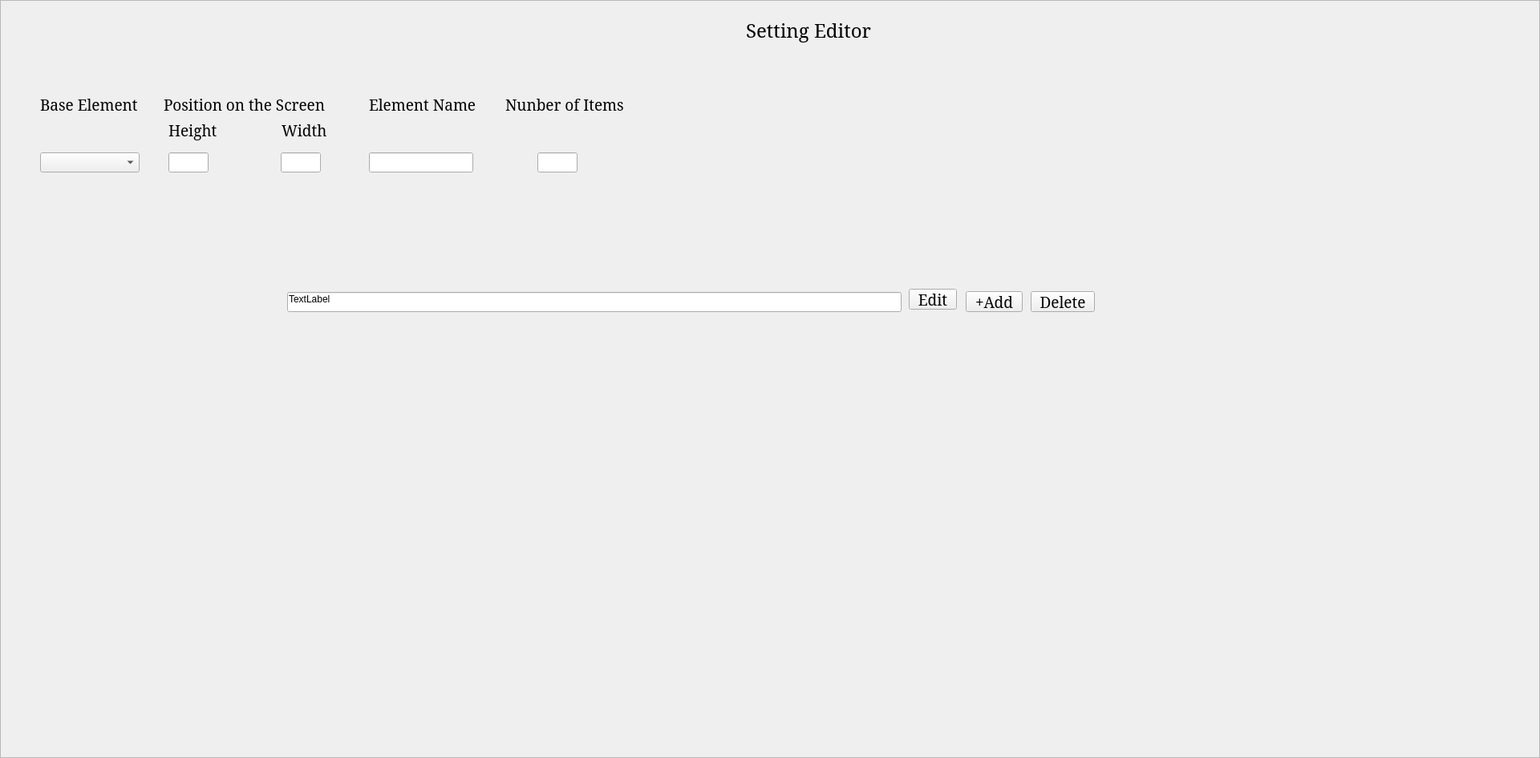
         <widget class="QFrame" name="frame_4">
          <property name="geometry">
           <rect>
            <x>710</x>
            <y>730</y>
            <width>1920</width>
            <height>945</height>
           </rect>
          </property>
          <property name="frameShape">
           <enum>QFrame::StyledPanel</enum>
          </property>
          <property name="frameShadow">
           <enum>QFrame::Raised</enum>
          </property>
          <widget class="QLabel" name="lbltitle_2">
           <property name="geometry">
            <rect>
             <x>930</x>
             <y>20</y>
             <width>170</width>
             <height>35</height>
            </rect>
           </property>
           <property name="font">
            <font>
             <family>Garamond</family>
             <pointsize>18</pointsize>
            </font>
           </property>
           <property name="text">
            <string>Setting Editor</string>
           </property>
          </widget>
          <widget class="QLabel" name="lbbaseelementl_4">
           <property name="geometry">
            <rect>
             <x>50</x>
             <y>120</y>
             <width>130</width>
             <height>20</height>
            </rect>
           </property>
           <property name="font">
            <font>
             <family>Garamond</family>
             <pointsize>14</pointsize>
            </font>
           </property>
           <property name="text">
            <string>Base Element</string>
           </property>
          </widget>
          <widget class="QLabel" name="lblpostonscreen_4">
           <property name="geometry">
            <rect>
             <x>204</x>
             <y>120</y>
             <width>210</width>
             <height>20</height>
            </rect>
           </property>
           <property name="font">
            <font>
             <family>Garamond</family>
             <pointsize>14</pointsize>
            </font>
           </property>
           <property name="text">
            <string>Position on the Screen</string>
           </property>
          </widget>
          <widget class="QLabel" name="lblheight_4">
           <property name="geometry">
            <rect>
             <x>210</x>
             <y>150</y>
             <width>66</width>
             <height>25</height>
            </rect>
           </property>
           <property name="font">
            <font>
             <family>Garamond</family>
             <pointsize>14</pointsize>
            </font>
           </property>
           <property name="text">
            <string>Height</string>
           </property>
          </widget>
          <widget class="QLabel" name="lblwidth_5">
           <property name="geometry">
            <rect>
             <x>351</x>
             <y>150</y>
             <width>66</width>
             <height>25</height>
            </rect>
           </property>
           <property name="font">
            <font>
             <family>Garamond</family>
             <pointsize>14</pointsize>
            </font>
           </property>
           <property name="text">
            <string>Width</string>
           </property>
          </widget>
          <widget class="QLabel" name="lblelementnane_4">
           <property name="geometry">
            <rect>
             <x>460</x>
             <y>120</y>
             <width>140</width>
             <height>20</height>
            </rect>
           </property>
           <property name="font">
            <font>
             <family>Garamond</family>
             <pointsize>14</pointsize>
            </font>
           </property>
           <property name="text">
            <string>Element Name</string>
           </property>
          </widget>
          <widget class="QLabel" name="lblniumberofitems_5">
           <property name="geometry">
            <rect>
             <x>630</x>
             <y>120</y>
             <width>166</width>
             <height>20</height>
            </rect>
           </property>
           <property name="font">
            <font>
             <family>Garamond</family>
             <pointsize>14</pointsize>
            </font>
           </property>
           <property name="text">
            <string>Nunber of Items</string>
           </property>
          </widget>
          <widget class="QComboBox" name="cboxbaseelemwnt_4">
           <property name="geometry">
            <rect>
             <x>50</x>
             <y>190</y>
             <width>124</width>
             <height>25</height>
            </rect>
           </property>
           <property name="font">
            <font>
             <family>Garamond</family>
             <pointsize>14</pointsize>
            </font>
           </property>
          </widget>
          <widget class="QLineEdit" name="leheight_4">
           <property name="geometry">
            <rect>
             <x>210</x>
             <y>190</y>
             <width>50</width>
             <height>25</height>
            </rect>
           </property>
          </widget>
          <widget class="QLineEdit" name="lewidth_4">
           <property name="geometry">
            <rect>
             <x>350</x>
             <y>190</y>
             <width>50</width>
             <height>25</height>
            </rect>
           </property>
          </widget>
          <widget class="QLineEdit" name="leeementname_4">
           <property name="geometry">
            <rect>
             <x>460</x>
             <y>190</y>
             <width>130</width>
             <height>25</height>
            </rect>
           </property>
          </widget>
          <widget class="QLineEdit" name="lenunberofitems_4">
           <property name="geometry">
            <rect>
             <x>670</x>
             <y>190</y>
             <width>50</width>
             <height>25</height>
            </rect>
           </property>
          </widget>
          <widget class="QLineEdit" name="leitem_4">
           <property name="geometry">
            <rect>
             <x>358</x>
             <y>364</y>
             <width>766</width>
             <height>25</height>
            </rect>
           </property>
          </widget>
          <widget class="QLabel" name="lblitem_4">
           <property name="geometry">
            <rect>
             <x>360</x>
             <y>360</y>
             <width>773</width>
             <height>25</height>
            </rect>
           </property>
           <property name="text">
            <string>TextLabel</string>
           </property>
          </widget>
          <widget class="QPushButton" name="btmedit_5">
           <property name="geometry">
            <rect>
             <x>1133</x>
             <y>360</y>
             <width>60</width>
             <height>26</height>
            </rect>
           </property>
           <property name="font">
            <font>
             <family>Garamond</family>
             <pointsize>14</pointsize>
            </font>
           </property>
           <property name="text">
            <string>Edit</string>
           </property>
          </widget>
          <widget class="QPushButton" name="btmadd_5">
           <property name="geometry">
            <rect>
             <x>1204</x>
             <y>363</y>
             <width>71</width>
             <height>26</height>
            </rect>
           </property>
           <property name="font">
            <font>
             <family>Garamond</family>
             <pointsize>14</pointsize>
            </font>
           </property>
           <property name="text">
            <string>+Add</string>
           </property>
          </widget>
          <widget class="QPushButton" name="btmdelete_5">
           <property name="geometry">
            <rect>
             <x>1285</x>
             <y>363</y>
             <width>80</width>
             <height>26</height>
            </rect>
           </property>
           <property name="font">
            <font>
             <family>Garamond</family>
             <pointsize>14</pointsize>
            </font>
           </property>
           <property name="text">
            <string>Delete</string>
           </property>
          </widget>
         </widget>
